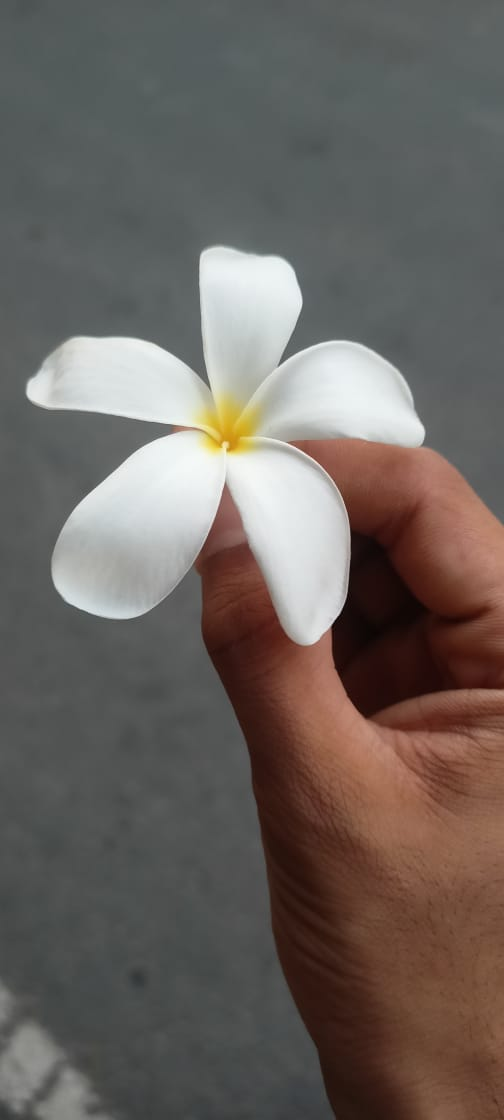
#> input picture image1.jpg, 504 x 1120 px, found by its file name
$ python collage_image.py
#> lines starting #> are read from the running program, lines starting #| are printed output that depends on the picture
from PIL import Image
import numpy as np


def collage_maker(image1,image2,image3,name):
#> called with image1 = 'python/image1.jpg', image2 = 'python/image2.jpg', image3 = 'python/image3.jpg', name = 'python/new.jpg'
    image_1 = Image.open(image1)
#> image_1 is the input picture: PIL image 504x1120 RGB; mean R, G, B 107.1, 99.6, 94.9
    image_2 = Image.open(image2)
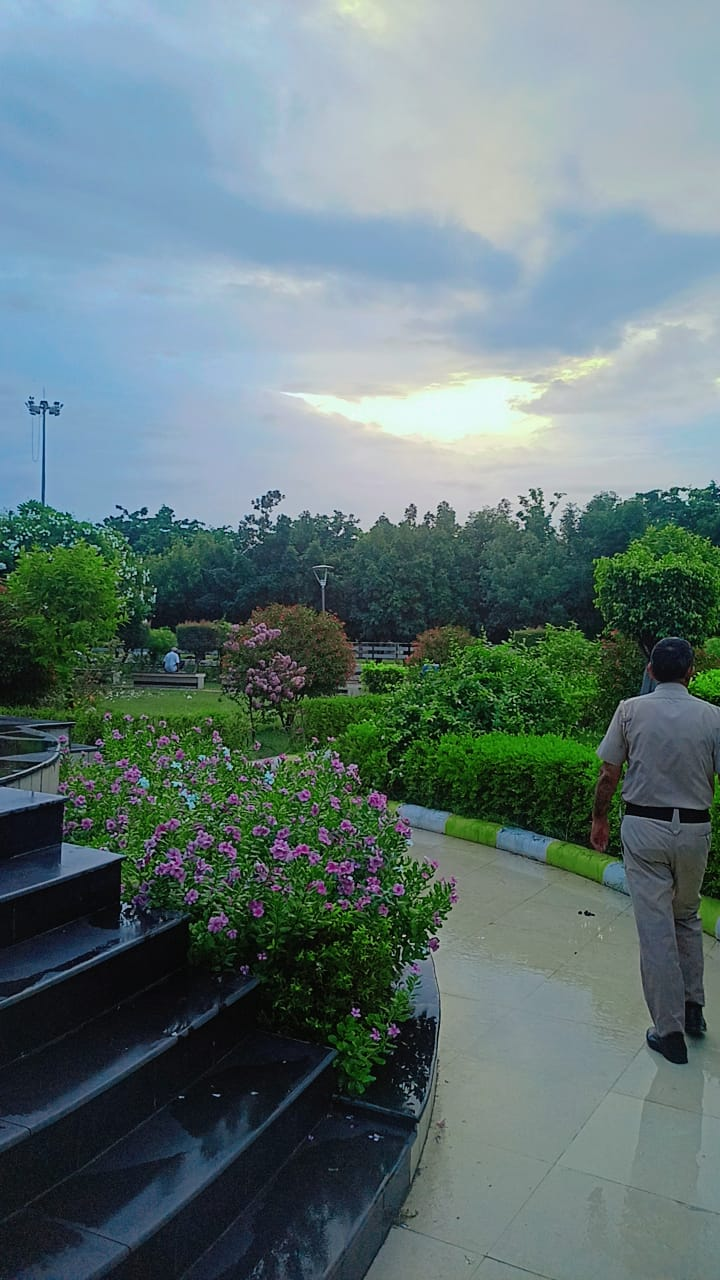
#> input picture image2.jpg, 720 x 1280 px, found by its file name
#> image_2 is the input picture: PIL image 720x1280 RGB; mean R, G, B 98.5, 118.9, 119.6
    image_3 = Image.open(image3)
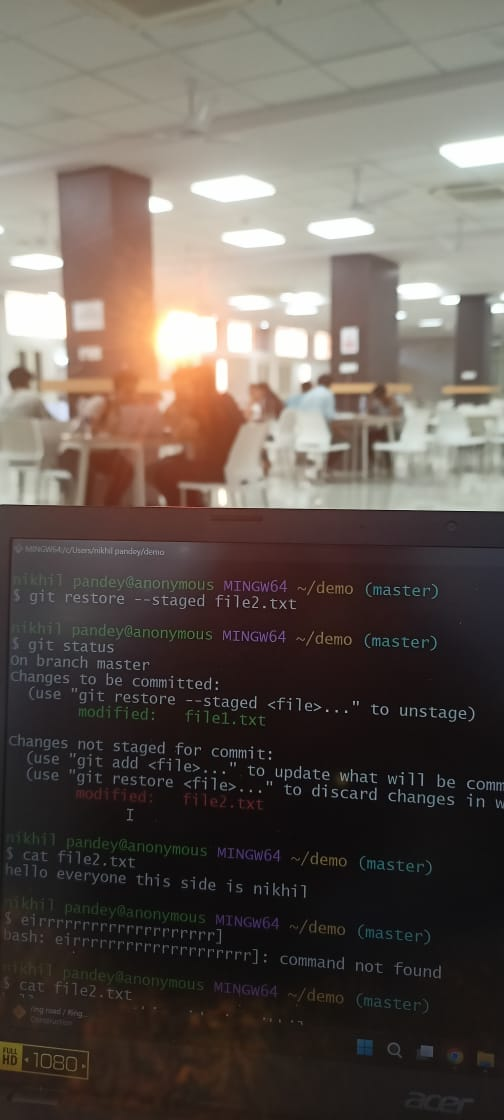
#> input picture image3.jpg, 504 x 1120 px, found by its file name
#> image_3 is the input picture: PIL image 504x1120 RGB; mean R, G, B 98.5, 89.5, 82.9

    min_width = min(image_1.width,image_2.width,image_3.width)
#> min_width = 504
    min_height = min(image_1.height,image_2.height,image_3.height)
#> min_height = 1120

    image_1 = image_1.resize((min_width,min_height))
    image_2 = image_2.resize((min_width,min_height))
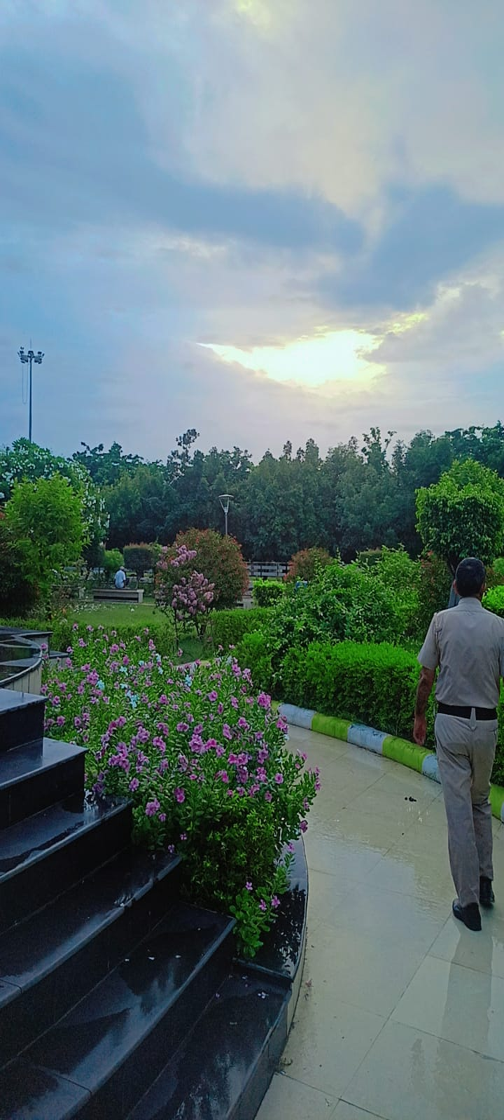
#> image_2: PIL image 504x1120 RGB; mean R, G, B 98.5, 118.9, 119.6
    image_3 = image_3.resize((min_width,min_height))

    i1 = np.array(image_1)
    i2 = np.array(image_2)
    i3 = np.array(image_3)

    collage = np.hstack([i1,i2,i3])
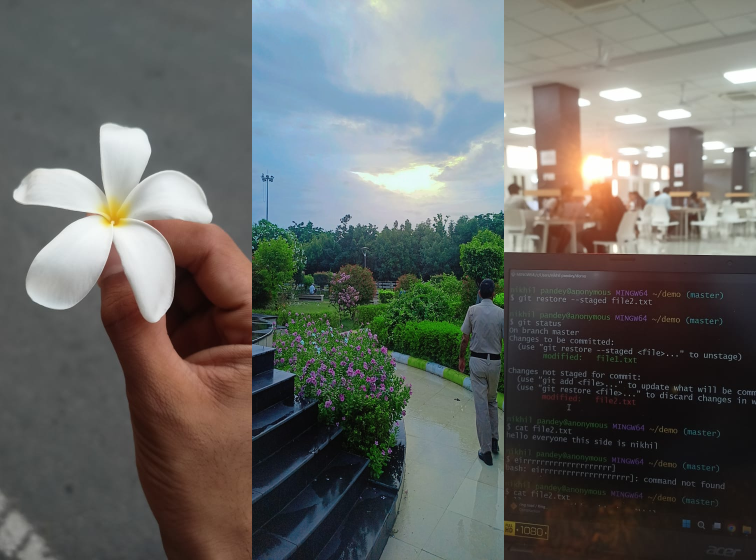
#> collage: shape (1120, 1512, 3) (shown at 1/2 size); mean R, G, B 101.4, 102.7, 99.1
    image = Image.fromarray(collage)
    image.save(name)


collage_maker('python/image1.jpg','python/image2.jpg','python/image3.jpg','python/new.jpg')
